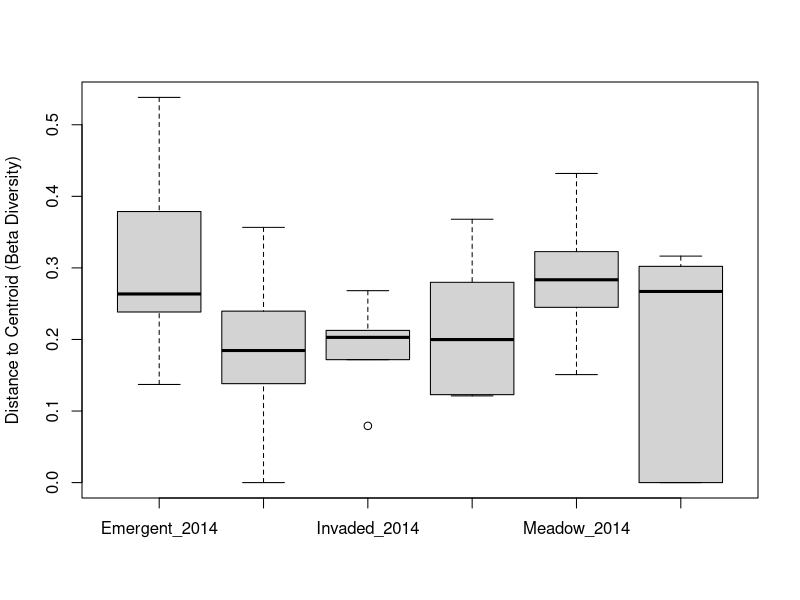

Reproduce this figure in R. (Note: this script raises an error after producing the figure.)
library(vegan)
library(tidyverse)
library(gridExtra)

#### beta diversity  ####

env <- read.csv("Data/Env_variables.csv")
species <- read.csv("Data/Species matrix_raw.csv")

spp <- species[ , 5:27]

beta <- betadiver(spp, "-1")
mod <- with(env, betadisper(beta, VegYr))

anova(mod)

boxplot(mod,
        xlab = " ",
        ylab = "Distance to Centroid (Beta Diversity)")
       


#### alpha diversity ####
species$Year <- as.factor(species$Year)
str(species)

species$Shannon <- diversity(spp) # Shannon index

species$Pielous <- H/log(specnumber(spp)) # Pielou's evenness

hist(species$Shannon)
hist(species$Pielous)

Div <- ggplot(species, aes(x = VegType, y = Shannon)) +
  geom_boxplot(aes(fill = Year), 
              position = position_dodge(0.9)) +
   theme_classic() +
  scale_fill_manual(values = c("#fc8d62","#1f78b4")) +
  theme(panel.border = element_rect(fill = NA)) +
  labs(x = " ",
       y = expression(paste("Shannon Diversity Index (H)")))  +
  theme(legend.position = "blank") +
  ylim(0, 2)
  
  

Even <- ggplot(species, aes(x = VegType, y = Pielous)) +
  geom_boxplot(aes(fill = Year), 
               position = position_dodge(0.9)) +
  theme_classic() +
  scale_fill_manual(values = c("#fc8d62","#1f78b4")) +
  theme(panel.border = element_rect(fill = NA)) +
  labs(x = " ",
       y = expression(paste("Pielou Evenness (J)"))) +
  ylim(0, 2) +
  theme(legend.position = "blank")


grid.arrange(Div, Even, legend, ncol = 3, widths = c(2.3, 2.3, 0.8))

get_legend<-function(myggplot){
  tmp <- ggplot_gtable(ggplot_build(myggplot))
  leg <- which(sapply(tmp$grobs, function(x) x$name) == "guide-box")
  legend <- tmp$grobs[[leg]]
  return(legend)
}

legend <- get_legend(Even)
